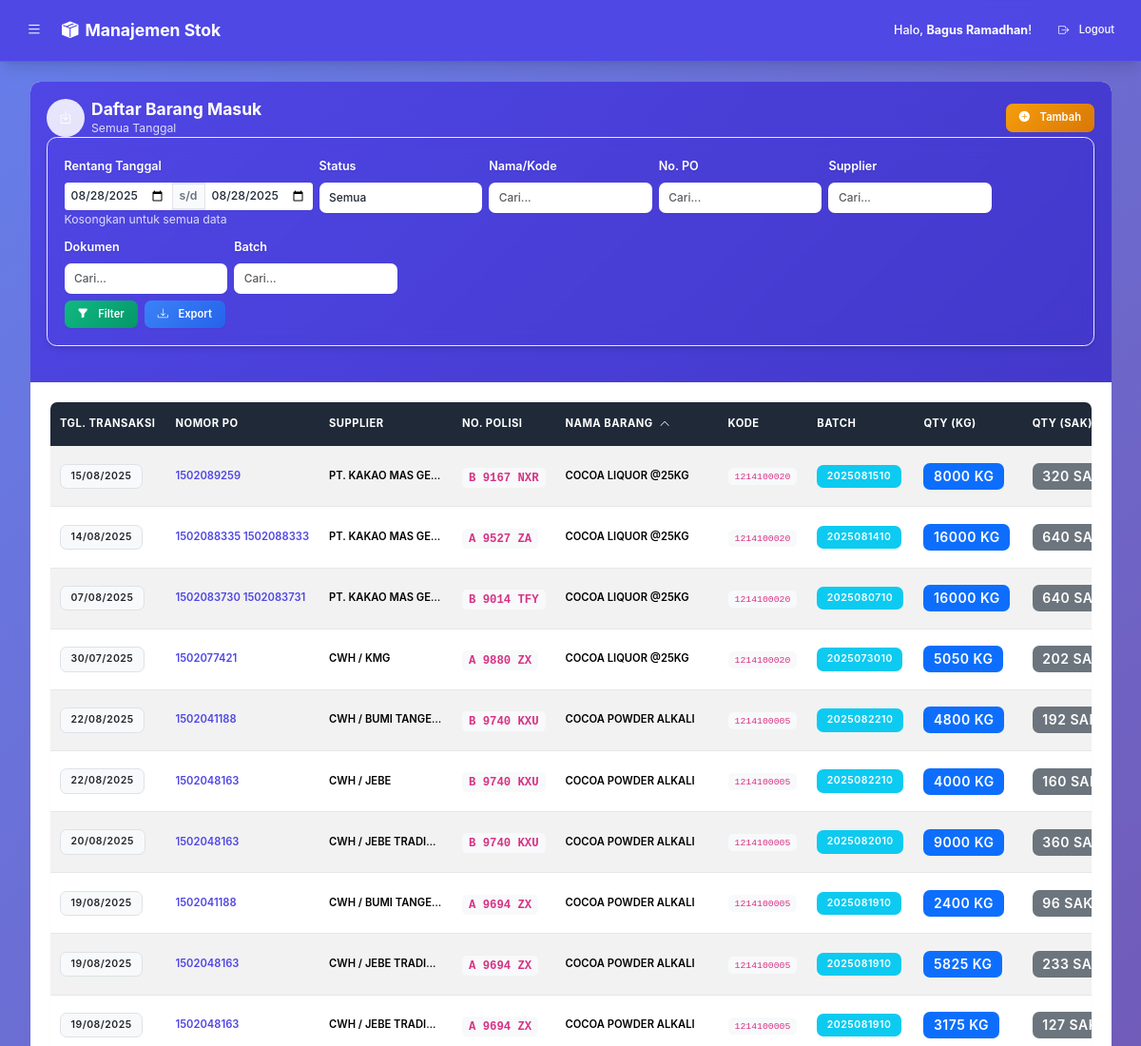
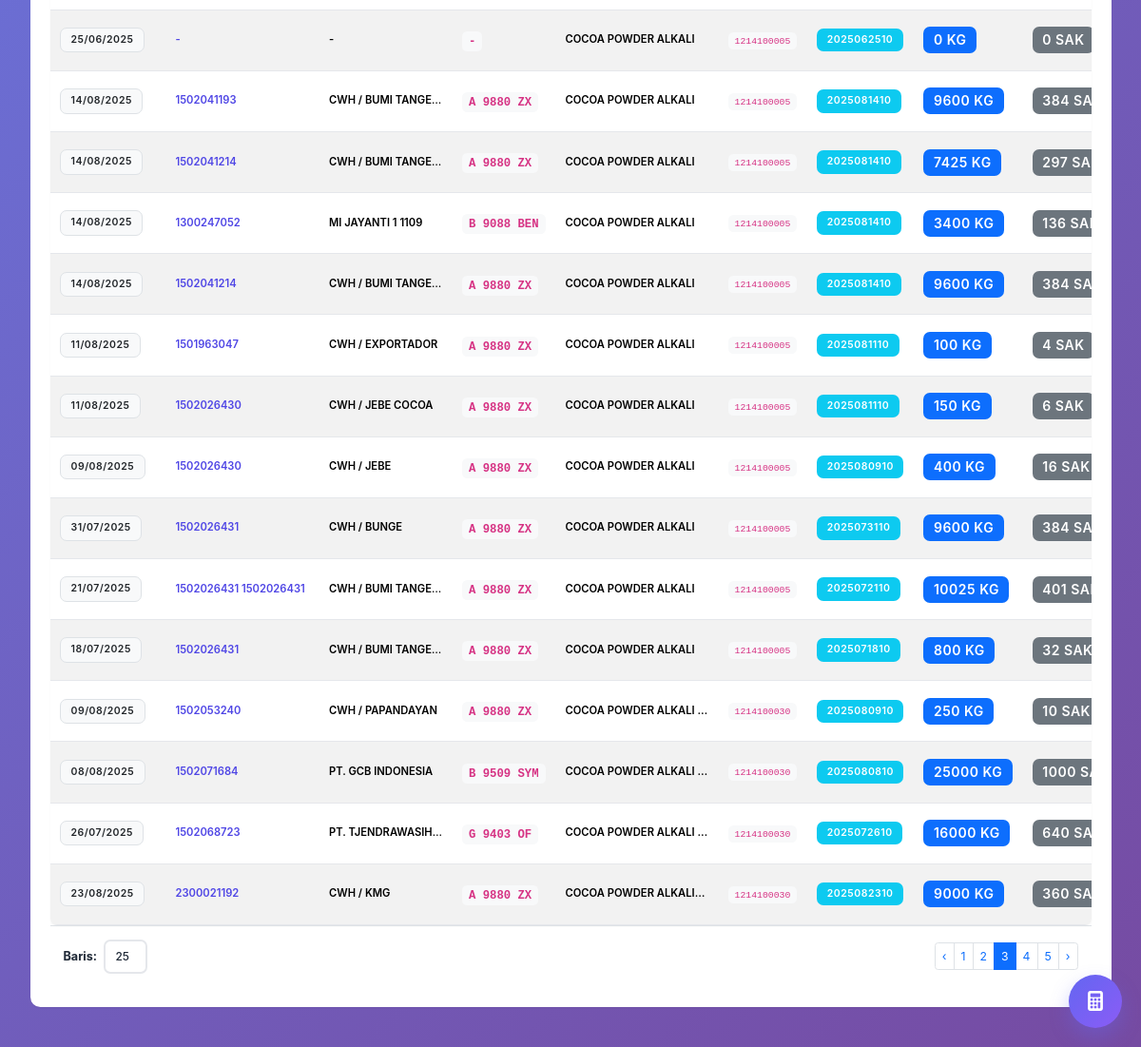
Page /index.php?page=barang_masuk&page_num=3&sort_by=product_name&sort_order=ASC (signed in) on the committed database (2 pictures, top to bottom).
### tables this page shows
CREATE TABLE `incoming_transactions` (
  `id` int(11) NOT NULL,
  `product_id` int(11) NOT NULL,
  `po_number` varchar(100) DEFAULT NULL,
  `supplier` varchar(150) DEFAULT NULL,
  `produsen` varchar(150) DEFAULT NULL,
  `license_plate` varchar(20) DEFAULT NULL,
  `quantity_kg` decimal(18,6) NOT NULL DEFAULT 0.000000,
  `quantity_sacks` decimal(18,6) NOT NULL DEFAULT 0.000000,
  `grossweight_kg` decimal(18,6) NOT NULL DEFAULT 0.000000,
  `document_number` varchar(100) DEFAULT NULL,
  `batch_number` varchar(100) DEFAULT NULL,
  `lot_number` decimal(18,6) NOT NULL DEFAULT 0.000000,
  `status` enum('Pending','Closed') NOT NULL DEFAULT 'Pending',
  `transaction_date` date NOT NULL,
  `created_at` timestamp NOT NULL DEFAULT current_timestamp()
);

CREATE TABLE `products` (
  `id` int(11) NOT NULL,
  `sku` varchar(50) DEFAULT NULL,
  `product_name` varchar(255) NOT NULL,
  `standard_qty` decimal(10,2) DEFAULT NULL
);

### koneksi.php (called while the page is built, shortened)
<?php
function formatAngkaUI($angka) {
    $raw = (string)$angka;
    $raw = trim($raw);
    $normalized = str_replace(',', '.', $raw);
    $posComma = strrpos($raw, ',');
    $posDot = strrpos($raw, '.');
    $sepPos = $posComma !== false ? $posComma : $posDot;
    $decLen = 0;
    if ($sepPos !== false) {
        $decPart = substr($raw, $sepPos + 1);
        $decPart = rtrim($decPart, '0');
        $decLen = strlen($decPart);
        $decLen = max(0, min(12, $decLen));
    }
    $num = (float)$normalized;
    if ($decLen <= 0) {
        return str_replace('.', ',', (string)$num);
    }
    $formatted = number_format($num, $decLen, ',', '');
    return $formatted;
}
?>

### barang_masuk_content.php (the view, shortened to what this page needs)
<?php
$start_date = $_GET['start_date'] ?? '';
$end_date = $_GET['end_date'] ?? '';
$filter_date = $_GET['filter_date'] ?? '';
$search_query = $_GET['s'] ?? '';
$po_query = $_GET['po'] ?? '';
$supplier_query = $_GET['sup'] ?? '';
$doc_query = $_GET['doc'] ?? '';
$batch_query = $_GET['batch'] ?? '';
$sort_by = $_GET['sort_by'] ?? 'created_at';
$sort_order = strtoupper($_GET['sort_order'] ?? 'DESC');
$limit = isset($_GET['limit']) && is_numeric($_GET['limit']) ? (int)$_GET['limit'] : 25;
$page_num = isset($_GET['page_num']) && is_numeric($_GET['page_num']) ? (int)$_GET['page_num'] : 1;
$offset = ($page_num - 1) * $limit;
$sql_base = "FROM incoming_transactions t JOIN products p ON t.product_id = p.id WHERE 1=1";
$params = [];
$sql_count = "SELECT COUNT(t.id) " . $sql_base;
$stmt_count = $pdo->prepare($sql_count);
$stmt_count->execute($params);
$total_rows = $stmt_count->fetchColumn();
$total_pages = ceil($total_rows / $limit);
$order_sql = $sort_by === 'product_name' ? "p.product_name $sort_order, t.created_at DESC" : "t.created_at $sort_order";
$sql_transactions = "SELECT t.*, p.product_name, p.sku " . $sql_base . " ORDER BY $order_sql LIMIT :limit OFFSET :offset";
$stmt_transactions = $pdo->prepare($sql_transactions);
$stmt_transactions->bindValue(':limit', $limit, PDO::PARAM_INT);
$stmt_transactions->bindValue(':offset', $offset, PDO::PARAM_INT);
$stmt_transactions->execute();
$transactions = $stmt_transactions->fetchAll(PDO::FETCH_ASSOC);
$query_params = $_GET;
?>
<div class="container-fluid">
    <div class="card shadow-sm">
        <div class="card-header bg-gradient-primary text-white"">
            <div class=" d-flex justify-content-between align-items-center">
            <div class="d-flex align-items-center">
                <div class="icon-circle bg-gradient bg-opacity-20 me-2">
                    <i class="bi bi-box-arrow-in-down"></i>
                </div>
                <div>
                    <h2 class="h5 mb-0 fw-bold text-white">Daftar Barang Masuk</h2>
                    <small class="text-white-50 d-none d-md-block">
                        <?= !empty($filter_date) ? 'Tanggal: ' . date('d F Y', strtotime($filter_date)) : 'Semua Tanggal' ?>
                    </small>
                </div>
            </div>
            <button type="button" class="btn btn-warning btn-sm fw-semibold" data-bs-toggle="modal" data-bs-target="#incomingTransactionModal">
                <i class="bi bi-plus-circle-fill me-1"></i>Tambah
            </button>
        </div>
        <form action="index.php" method="GET" class="filter-form">
            <div class="row g-2">
                <div class="col-6 col-md-3">
                    <label class="form-label text-white fw-semibold small">Rentang Tanggal</label>
                    <div class="input-group input-group-sm">
                        <input type="date" name="start_date" class="form-control form-control-sm bg-white border-0 shadow-sm" value="<?= htmlspecialchars($start_date) ?>" placeholder="Dari">
                        <span class="input-group-text">s/d</span>
                        <input type="date" name="end_date" class="form-control form-control-sm bg-white border-0 shadow-sm" value="<?= htmlspecialchars($end_date) ?>" placeholder="Sampai">
                    </div>
                    <small class="text-white-50 d-block">Kosongkan untuk semua data</small>
                </div>
                <div class="col-6 col-md-2">
                    <label class="form-label text-white fw-semibold small">Status</label>
                    <select name="status_filter" class="form-select form-select-sm bg-white border-0 shadow-sm">
                        <option value="">Semua</option>
                    </select>
                </div>
                <div class="col-6 col-md-2">
                    <label class="form-label text-white fw-semibold small">Nama/Kode</label>
                    <input type="text" name="s" class="form-control form-control-sm bg-white border-0 shadow-sm" placeholder="Cari..." value="<?= htmlspecialchars($search_query ?? '') ?>">
                </div>
                <div class="col-6 col-md-2">
                    <label class="form-label text-white fw-semibold small">No. PO</label>
                    <input type="text" name="po" class="form-control form-control-sm bg-white border-0 shadow-sm" placeholder="Cari..." value="<?= htmlspecialchars($po_query ?? '') ?>">
                </div>
                <div class="col-6 col-md-2">
                    <label class="form-label text-white fw-semibold small">Supplier</label>
                    <input type="text" name="sup" class="form-control form-control-sm bg-white border-0 shadow-sm" placeholder="Cari..." value="<?= htmlspecialchars($supplier_query ?? '') ?>">
                </div>
                <div class="col-6 col-md-2">
                    <label class="form-label text-white fw-semibold small">Dokumen</label>
                    <input type="text" name="doc" class="form-control form-control-sm bg-white border-0 shadow-sm" placeholder="Cari..." value="<?= htmlspecialchars($doc_query ?? '') ?>">
                </div>
                <div class="col-6 col-md-2">
                    <label class="form-label text-white fw-semibold small">Batch</label>
                    <input type="text" name="batch" class="form-control form-control-sm bg-white border-0 shadow-sm" placeholder="Cari..." value="<?= htmlspecialchars($batch_query) ?>">
                </div>
            </div>
            <div class="row mt-2">
                <div class="col-12">
                    <div class="d-flex gap-2 flex-wrap">
                        <button type="submit" class="btn btn-success btn-sm fw-semibold shadow-sm">
                            <i class="bi bi-funnel-fill me-1"></i>Filter
                        </button>
                        <a href="export_csv.php?<?= http_build_query($_GET) ?>" class="btn btn-info btn-sm fw-semibold shadow-sm">
                            <i class="bi bi-download me-1"></i>Export
                        </a>
                    </div>
                </div>
            </div>
        </form>
    </div>
    <div class="card-body">
        <div class="table-responsive">
            <table class="table table-hover table-striped align-middle mb-0">
                <thead class="table-dark sticky-top">
                    <tr>
                        <th class="text-nowrap fw-bold">Tgl. Transaksi</th>
                        <th class="text-nowrap fw-bold">Nomor PO</th>
                        <th class="text-start text-nowrap fw-bold">Supplier</th>
                        <th class="text-nowrap fw-bold">No. Polisi</th>
                        <?php
                            $link_params = $query_params;
                            $is_current = ($sort_by === 'product_name');
                            $next_order = ($is_current && $sort_order === 'ASC') ? 'DESC' : 'ASC';
                            $link_params['sort_by'] = 'product_name';
                            $link_params['sort_order'] = $next_order;
                        ?>
                        <th class="text-start text-nowrap fw-bold">
                            <a href="?<?= http_build_query($link_params) ?>" class="text-white text-decoration-none">
                                Nama Barang
                                <?php if ($is_current): ?>
                                    <i class="bi bi-chevron-<?= strtolower($sort_order) === 'asc' ? 'up' : 'down' ?> ms-1"></i>
                                <?php else: ?>
                                    <i class="bi bi-chevron-expand ms-1"></i>
                                <?php endif; ?>
                            </a>
                        </th>
                        <th class="text-nowrap fw-bold">Kode</th>
                        <th class="text-nowrap fw-bold">BATCH</th>
                        <th class="text-nowrap fw-bold">QTY (KG)</th>
                        <th class="text-nowrap fw-bold">QTY (SAK)</th>
                    </tr>
                </thead>
                <tbody>
                    <?php if (empty($transactions)): ?>
                        <tr>
                            <td colspan="13" class="text-center text-muted p-5">
                                <div class="empty-state">
                                    <i class="bi bi-inbox display-1 text-muted opacity-50"></i>
                                    <h5 class="mt-3 text-muted">Belum Ada Data Transaksi</h5>
                                    <p class="text-muted">Mulai tambahkan transaksi barang masuk untuk melihat data di sini</p>
                                    <button type="button" class="btn btn-primary btn-sm" data-bs-toggle="modal" data-bs-target="#incomingTransactionModal">
                                        <i class="bi bi-plus-circle me-1"></i>Tambah Transaksi Pertama
                                    </button>
                                </div>
                            </td>
                        </tr>
                        <?php else: foreach ($transactions as $tx): ?>
                            <tr class="transaction-row">
                                <td class="text-nowrap">
                                    <span class="badge bg-light text-dark border">
                                        <?= date('d/m/Y', strtotime($tx['transaction_date'])) ?>
                                    </span>
                                </td>
                                <td class="text-nowrap">
                                    <span class="text-primary fw-semibold" title="<?= htmlspecialchars($tx['po_number']) ?>">
                                        <?= htmlspecialchars($tx['po_number']) ?>
                                    </span>
                                </td>
                                <td class="text-start text-truncate" style="max-width: 140px;">
                                    <span class="fw-semibold" title="<?= htmlspecialchars($tx['supplier']) ?>">
                                        <?= htmlspecialchars($tx['supplier']) ?>
                                    </span>
                                </td>
                                <td class="text-nowrap fw-bold fs-6">
                                    <code class="bg-light px-2 py-1 rounded"><?= htmlspecialchars($tx['license_plate']) ?></code>
                                </td>
                                <td class="text-start">
                                    <div class="product-info">
                                        <div class="fw-semibold text-truncate" style="max-width: 150px;" title="<?= htmlspecialchars($tx['product_name']) ?>">
                                            <?= htmlspecialchars($tx['product_name']) ?>
                                        </div>
                                    </div>
                                </td>
                                <td class="text-nowrap">
                                    <code class="bg-light px-2 py-1 rounded"><?= htmlspecialchars($tx['sku']) ?></code>
                                </td>
                                <td class="text-nowrap">
                                    <span class="badge bg-info text-white" title="<?= htmlspecialchars($tx['batch_number']) ?>">
                                        <?= htmlspecialchars($tx['batch_number']) ?>
                                    </span>
                                </td>
                                <td class="text-nowrap">
                                    <span class="badge bg-primary fs-6"><?= formatAngkaUI($tx['quantity_kg']) ?> kg</span>
                                </td>
                                <td class="text-nowrap">
                                    <span class="badge bg-secondary fs-6"><?= formatAngkaUI($tx['quantity_sacks']) ?> sak</span>
                                </td>
                            </tr>
                    <?php endforeach;
                    endif; ?>
                </tbody>
            </table>
        </div>
        <div class="d-flex justify-content-between align-items-center p-3 border-top">
            <form action="index.php" method="GET" class="d-flex align-items-center gap-2">
                <label for="limit" class="form-label small text-nowrap mb-0">Baris:</label>
                <select name="limit" id="limit" class="form-select form-select-sm" style="width: auto;" onchange="this.form.submit()">
                    <option value="25" <?= ($limit == 25 ? 'selected' : '') ?>>25</option>
                </select>
            </form>
            <?php if ($total_pages > 1): ?>
                <nav aria-label="Page navigation">
                    <ul class="pagination pagination-sm mb-0">
                        <?php
                        unset($query_params['page_num']);
                        $prev_page = $page_num - 1;
                        $link_params = $query_params;
                        $link_params['page_num'] = $prev_page;
                        echo '<li class="page-item ' . ($page_num <= 1 ? 'disabled' : '') . '"><a class="page-link" href="?' . http_build_query($link_params) . '">‹</a></li>';
                        $start = max(1, $page_num - 2);
                        $end = min($total_pages, $page_num + 2);
                        for ($i = $start; $i <= $end; $i++) {
                            $link_params['page_num'] = $i;
                            $active_class = ($i == $page_num) ? 'active' : '';
                            echo '<li class="page-item ' . $active_class . '"><a class="page-link" href="?' . http_build_query($link_params) . '">' . $i . '</a></li>';
                        }
                        $next_page = $page_num + 1;
                        $link_params['page_num'] = $next_page;
                        echo '<li class="page-item ' . ($page_num >= $total_pages ? 'disabled' : '') . '"><a class="page-link" href="?' . http_build_query($link_params) . '">›</a></li>';
                        ?>
                    </ul>
                </nav>
            <?php endif; ?>
        </div>
    </div>
</div>
</div>

### rows in the picture
incoming_transactions: transaction_date "15/08/2025", po_number "1502089259", supplier "PT. KAKAO MAS GE…", license_plate "B 9167 NXR", product.product_name "COCOA LIQUOR @25KG", product.sku "1214100020", batch_number "2025081510", quantity_kg "8000", quantity_sacks "320"
incoming_transactions: transaction_date "14/08/2025", po_number "1502088335 1502088333", supplier "PT. KAKAO MAS GE…", license_plate "A 9527 ZA", product.product_name "COCOA LIQUOR @25KG", product.sku "1214100020", batch_number "2025081410", quantity_kg "16000", quantity_sacks "640"
incoming_transactions: transaction_date "07/08/2025", po_number "1502083730 1502083731", supplier "PT. KAKAO MAS GE…", license_plate "B 9014 TFY", product.product_name "COCOA LIQUOR @25KG", product.sku "1214100020", batch_number "2025080710", quantity_kg "16000", quantity_sacks "640"
incoming_transactions: transaction_date "30/07/2025", po_number "1502077421", supplier "CWH / KMG", license_plate "A 9880 ZX", product.product_name "COCOA LIQUOR @25KG", product.sku "1214100020", batch_number "2025073010", quantity_kg "5050", quantity_sacks "202"
incoming_transactions: transaction_date "22/08/2025", po_number "1502041188", supplier "CWH / BUMI TANGE…", license_plate "B 9740 KXU", product.product_name "COCOA POWDER ALKALI", product.sku "1214100005", batch_number "2025082210", quantity_kg "4800", quantity_sacks "192"
incoming_transactions: transaction_date "22/08/2025", po_number "1502048163", supplier "CWH / JEBE", license_plate "B 9740 KXU", product.product_name "COCOA POWDER ALKALI", product.sku "1214100005", batch_number "2025082210", quantity_kg "4000", quantity_sacks "160"
incoming_transactions: transaction_date "20/08/2025", po_number "1502048163", supplier "CWH / JEBE TRADI…", license_plate "B 9740 KXU", product.product_name "COCOA POWDER ALKALI", product.sku "1214100005", batch_number "2025082010", quantity_kg "9000", quantity_sacks "360"
incoming_transactions: transaction_date "19/08/2025", po_number "1502041188", supplier "CWH / BUMI TANGE…", license_plate "A 9694 ZX", product.product_name "COCOA POWDER ALKALI", product.sku "1214100005", batch_number "2025081910", quantity_kg "2400", quantity_sacks "96"
incoming_transactions: transaction_date "19/08/2025", po_number "1502048163", supplier "CWH / JEBE TRADI…", license_plate "A 9694 ZX", product.product_name "COCOA POWDER ALKALI", product.sku "1214100005", batch_number "2025081910", quantity_kg "5825", quantity_sacks "233"
incoming_transactions: transaction_date "19/08/2025", po_number "1502048163", supplier "CWH / JEBE TRADI…", license_plate "A 9694 ZX", product.product_name "COCOA POWDER ALKALI", product.sku "1214100005", batch_number "2025081910", quantity_kg "3175", quantity_sacks "127"
incoming_transactions: transaction_date "25/06/2025", po_number "-", supplier "-", license_plate "-", product.product_name "COCOA POWDER ALKALI", product.sku "1214100005", batch_number "2025062510", quantity_kg "0", quantity_sacks "0"
incoming_transactions: transaction_date "14/08/2025", po_number "1502041193", supplier "CWH / BUMI TANGE…", license_plate "A 9880 ZX", product.product_name "COCOA POWDER ALKALI", product.sku "1214100005", batch_number "2025081410", quantity_kg "9600", quantity_sacks "384"
incoming_transactions: transaction_date "14/08/2025", po_number "1502041214", supplier "CWH / BUMI TANGE…", license_plate "A 9880 ZX", product.product_name "COCOA POWDER ALKALI", product.sku "1214100005", batch_number "2025081410", quantity_kg "7425", quantity_sacks "297"
incoming_transactions: transaction_date "14/08/2025", po_number "1300247052", supplier "MI JAYANTI 1 1109", license_plate "B 9088 BEN", product.product_name "COCOA POWDER ALKALI", product.sku "1214100005", batch_number "2025081410", quantity_kg "3400", quantity_sacks "136"
incoming_transactions: transaction_date "14/08/2025", po_number "1502041214", supplier "CWH / BUMI TANGE…", license_plate "A 9880 ZX", product.product_name "COCOA POWDER ALKALI", product.sku "1214100005", batch_number "2025081410", quantity_kg "9600", quantity_sacks "384"
incoming_transactions: transaction_date "11/08/2025", po_number "1501963047", supplier "CWH / EXPORTADOR", license_plate "A 9880 ZX", product.product_name "COCOA POWDER ALKALI", product.sku "1214100005", batch_number "2025081110", quantity_kg "100", quantity_sacks "4"
incoming_transactions: transaction_date "11/08/2025", po_number "1502026430", supplier "CWH / JEBE COCOA", license_plate "A 9880 ZX", product.product_name "COCOA POWDER ALKALI", product.sku "1214100005", batch_number "2025081110", quantity_kg "150", quantity_sacks "6"
incoming_transactions: transaction_date "09/08/2025", po_number "1502026430", supplier "CWH / JEBE", license_plate "A 9880 ZX", product.product_name "COCOA POWDER ALKALI", product.sku "1214100005", batch_number "2025080910", quantity_kg "400", quantity_sacks "16"
incoming_transactions: transaction_date "31/07/2025", po_number "1502026431", supplier "CWH / BUNGE", license_plate "A 9880 ZX", product.product_name "COCOA POWDER ALKALI", product.sku "1214100005", batch_number "2025073110", quantity_kg "9600", quantity_sacks "384"
incoming_transactions: transaction_date "21/07/2025", po_number "1502026431 1502026431", supplier "CWH / BUMI TANGE…", license_plate "A 9880 ZX", product.product_name "COCOA POWDER ALKALI", product.sku "1214100005", batch_number "2025072110", quantity_kg "10025", quantity_sacks "401"
incoming_transactions: transaction_date "18/07/2025", po_number "1502026431", supplier "CWH / BUMI TANGE…", license_plate "A 9880 ZX", product.product_name "COCOA POWDER ALKALI", product.sku "1214100005", batch_number "2025071810", quantity_kg "800", quantity_sacks "32"
incoming_transactions: transaction_date "09/08/2025", po_number "1502053240", supplier "CWH / PAPANDAYAN", license_plate "A 9880 ZX", product.product_name "COCOA POWDER ALKALI…", product.sku "1214100030", batch_number "2025080910", quantity_kg "250", quantity_sacks "10"
incoming_transactions: transaction_date "08/08/2025", po_number "1502071684", supplier "PT. GCB INDONESIA", license_plate "B 9509 SYM", product.product_name "COCOA POWDER ALKALI…", product.sku "1214100030", batch_number "2025080810", quantity_kg "25000", quantity_sacks "1000"
incoming_transactions: transaction_date "26/07/2025", po_number "1502068723", supplier "PT. TJENDRAWASIH…", license_plate "G 9403 OF", product.product_name "COCOA POWDER ALKALI…", product.sku "1214100030", batch_number "2025072610", quantity_kg "16000", quantity_sacks "640"
incoming_transactions: transaction_date "23/08/2025", po_number "2300021192", supplier "CWH / KMG", license_plate "A 9880 ZX", product.product_name "COCOA POWDER ALKALI…", product.sku "1214100030", batch_number "2025082310", quantity_kg "9000", quantity_sacks "360"

### other values in the picture
$_SESSION['user_nama'] "Bagus Ramadhan"
